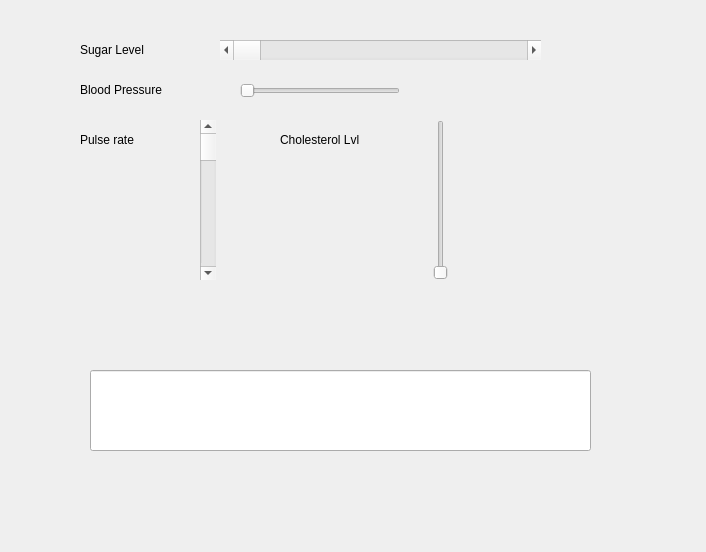
<?xml version="1.0" encoding="UTF-8"?>
<ui version="4.0">
 <class>Dialog</class>
 <widget class="QDialog" name="Dialog">
  <property name="geometry">
   <rect>
    <x>0</x>
    <y>0</y>
    <width>706</width>
    <height>552</height>
   </rect>
  </property>
  <property name="windowTitle">
   <string>Dialog</string>
  </property>
  <widget class="QSlider" name="horizontalSliderBloodPressure">
   <property name="geometry">
    <rect>
     <x>240</x>
     <y>80</y>
     <width>160</width>
     <height>22</height>
    </rect>
   </property>
   <property name="orientation">
    <enum>Qt::Horizontal</enum>
   </property>
  </widget>
  <widget class="QSlider" name="verticalSliderCholesterolLvl">
   <property name="geometry">
    <rect>
     <x>430</x>
     <y>120</y>
     <width>22</width>
     <height>160</height>
    </rect>
   </property>
   <property name="orientation">
    <enum>Qt::Vertical</enum>
   </property>
  </widget>
  <widget class="QScrollBar" name="verticalScrollBarPulseRate">
   <property name="geometry">
    <rect>
     <x>200</x>
     <y>120</y>
     <width>16</width>
     <height>160</height>
    </rect>
   </property>
   <property name="orientation">
    <enum>Qt::Vertical</enum>
   </property>
  </widget>
  <widget class="QLabel" name="label">
   <property name="geometry">
    <rect>
     <x>80</x>
     <y>130</y>
     <width>81</width>
     <height>19</height>
    </rect>
   </property>
   <property name="text">
    <string>Pulse rate</string>
   </property>
  </widget>
  <widget class="QLabel" name="label_2">
   <property name="geometry">
    <rect>
     <x>80</x>
     <y>80</y>
     <width>131</width>
     <height>19</height>
    </rect>
   </property>
   <property name="text">
    <string>Blood Pressure</string>
   </property>
  </widget>
  <widget class="QLabel" name="label_3">
   <property name="geometry">
    <rect>
     <x>80</x>
     <y>40</y>
     <width>131</width>
     <height>19</height>
    </rect>
   </property>
   <property name="text">
    <string>Sugar Level</string>
   </property>
  </widget>
  <widget class="QScrollBar" name="horizontalScrollBarSugarlevel">
   <property name="geometry">
    <rect>
     <x>220</x>
     <y>40</y>
     <width>321</width>
     <height>20</height>
    </rect>
   </property>
   <property name="orientation">
    <enum>Qt::Horizontal</enum>
   </property>
  </widget>
  <widget class="QLabel" name="label_4">
   <property name="geometry">
    <rect>
     <x>280</x>
     <y>130</y>
     <width>111</width>
     <height>20</height>
    </rect>
   </property>
   <property name="text">
    <string>Cholesterol Lvl</string>
   </property>
  </widget>
  <widget class="QLineEdit" name="lineEditResult">
   <property name="geometry">
    <rect>
     <x>90</x>
     <y>370</y>
     <width>501</width>
     <height>81</height>
    </rect>
   </property>
  </widget>
 </widget>
 <resources/>
 <connections/>
</ui>
